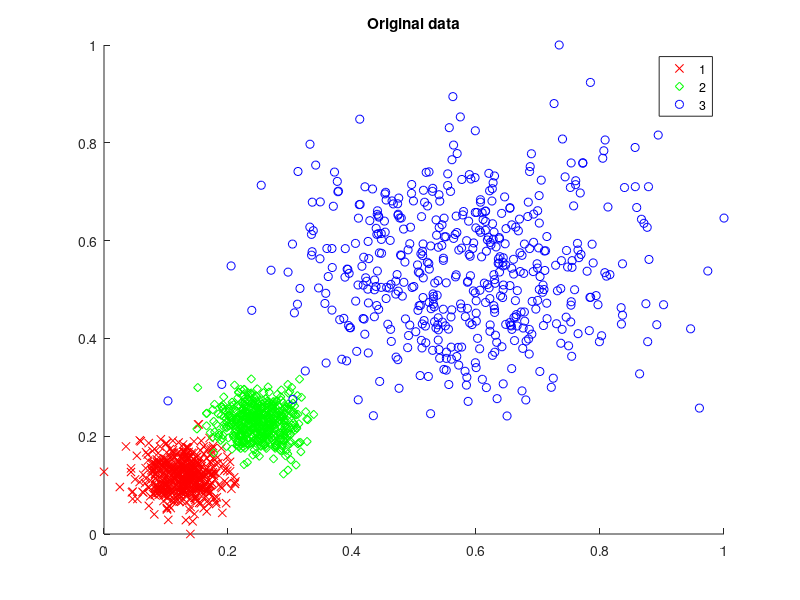

Write the MATLAB code that produced this figure. (Note: this script raises an error after producing the figure.)
% This script compares the MDS plot of a original data with its rescaled
% version. MDS is a data analysis technique for visualising the information contained 
% in a dissimilarity matrix. The aim of an MDS algorithm is to place each data point 
% in a p-dimensional space (where p is the desired number of dimensions, specified by 
% a user), while preserving as well as possible the pairwise dissimilarities between 
% objects. Note that the orientation of the reconstruction is arbitrary when using 
% MDS since the transformation aims to preserve the pairwise dissimilarities.
% Figure 10 of the original paper is based on this script.

load('hard') % load a dataset

%% Visualise original data
figure
if size(data,2)==2
    gscatter(data(:,1),data(:,2),class,'rgbmykc','xdo+ps*')
    box off
    set(gcf,'color','w');
else
    Matrix=pdist2(data,data,'minkowski',2);    %% plot MDS if ndata has more than 2 attributes
    Y = mdscale(Matrix,2,'criterion','stress','start','random');
    gscatter(Y(:,1),Y(:,2),class,'rgbmykc','xdo+ps*')
    box off
    set(gcf,'color','w');
end
title('Original data')
%% ReScale
psi=100
eta=0.1
[ ndata ] = Rescale( psi,eta,data);


%% Visualise scaled data
figure
if size(data,2)==2
    gscatter(ndata(:,1),ndata(:,2),class,'rgbmykc','xdo+ps*')
    box off
    set(gcf,'color','w');
else
    Matrix=pdist2(ndata,ndata,'minkowski',2);    %% plot MDS if ndata has more than 2 attributes
    Y = mdscale(Matrix,2,'criterion','stress','start','random');
    gscatter(Y(:,1),Y(:,2),class,'rgbmykc','xdo+ps*')
    box off
    set(gcf,'color','w');
end
title('ReScaled data')